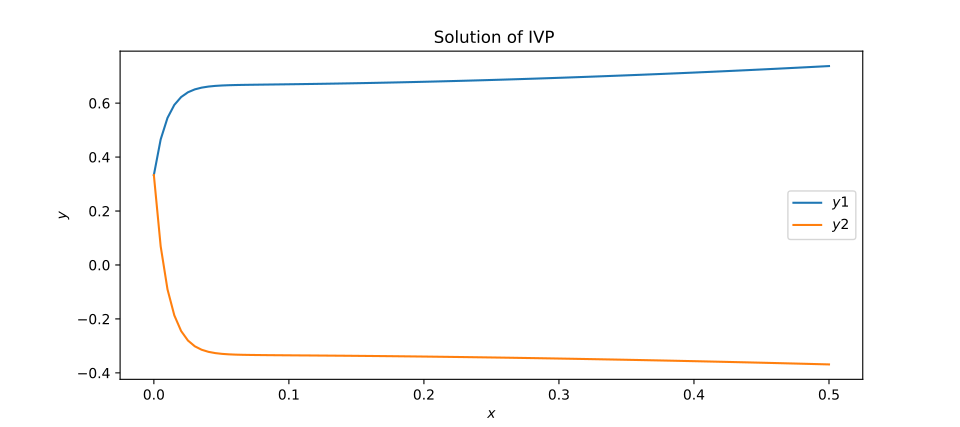

This figure's Python source:
"""
Author: Pruthvi Suryadevara
Email:  pruthvi.suryadevara@tifr.res.in
Solving initial value problem using solve_ivp
solve_ivp have defeult relative and absolute tolerance of 1e-3, 1e-6
"""

import numpy as np
import matplotlib.pyplot as plt
import scipy.integrate as inte


def f1(x, y):  # Defining the pair of Differential equations
    dy1 = 32*y[0] + 66*y[1] + (2/3)*x + (2/3)
    dy2 = -66*y[0] - 133*y[1] - (1/3)*x - (1/3)
    return(np.array([dy1, dy2]))


# Solving using solve_ivp (using backward integration) and plotting
y = inte.solve_ivp(f1, [0, 0.5], [1/3, 1/3], dense_output=True, method='BDF')
t = np.linspace(0, 0.5, 100)  # creating t mesh for plotting
plt.plot(t, y.sol(t).T, label="Numerical Solution")
plt.xlabel("$x$")
plt.ylabel("$y$")
plt.title(" Solution of IVP")
plt.legend(["$y1$", "$y2$"])

if y.success:   # Testing for sucess of solution
    print("Solution to IVP is within Tolerance value, so solution is correct")
else:
    print("Solution to IVP is not with Tolerance, Not correct")

plt.show()
